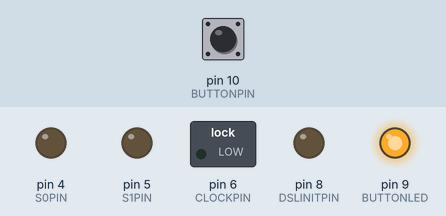
Simulated run of this sketch. Board: Arduino Uno, built with avr-gcc and run on an emulated ATmega328P. Parts: switched loads named in the sketch (green lamp = pin HIGH), output pins drawn as LEDs (lit = HIGH). Inputs (shaded band) come from the test bench; at power-on: pin 10 (BUTTONPIN) LOW. Pins used as bus, display or sensor lines are not drawn; what the sketch prints to the serial monitor is not drawn.

Above: at 1.3 s.
1.4 s: pin 10 (BUTTONPIN) pulled HIGH for 0.15 s
At 2.7 s:
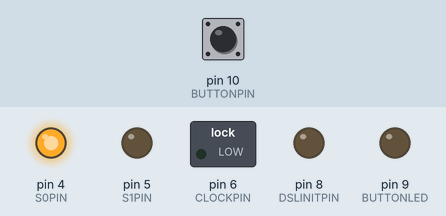
4.5 s: pin 10 (BUTTONPIN) pulled HIGH for 1 s
At 15.0 s:
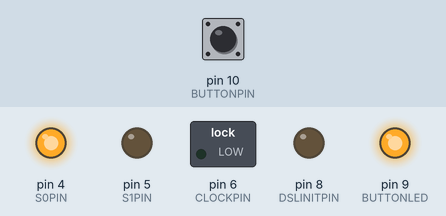
16.1 s: pin 10 (BUTTONPIN) pulled HIGH for 3.2 s
At 28.2 s:
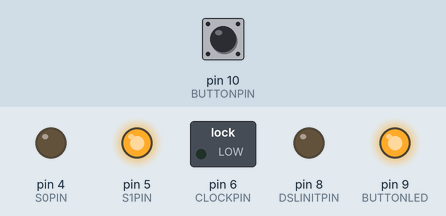
Timing chart, 0 to 29.1 s (numbered marks = the images above; inputs shaded):
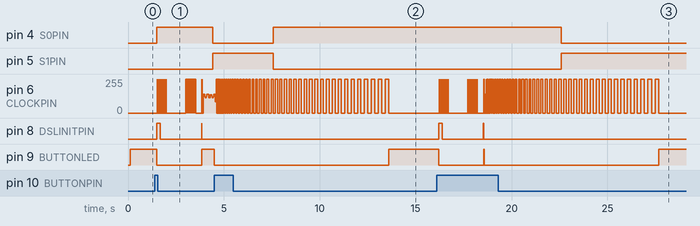

The sketch:

lightgame.ino
```cpp
const int RESETPIN = 7;
const int DSLINITPIN = 8;
const int S0PIN = 4;
const int S1PIN = 5;
const int CLOCKPIN = 6;
const int BUTTONPIN = 10;
const int BUTTONLED = 9;

const int LED_COUNT = 32;
const int INITIAL_DELAY = 9;
const int TIME_DELTA = 4;
const int INITIAL_STEPS = 45;

const int STARTUPCOUNT = 7;

enum States { IDLE, STARTUP, ACTIVE, SLOW };
States state = IDLE;

enum Modes { SKILL, RIG_LOSE, RIG_WIN };
Modes rigMode = SKILL;

enum Color { RED, YELLOW, GREEN, BLUE };
Color rigWinColor;
bool rigLoseColors[4];

unsigned int timeDelay = INITIAL_DELAY;

const int totalLEDs = 31;
int ledPos = 0;
int direction = 1;

int stepsLeft = 0;


void setup() {
  Serial.begin(9600);
  pinMode(RESETPIN, OUTPUT);
  pinMode(DSLINITPIN, OUTPUT);
  pinMode(S0PIN, OUTPUT);
  pinMode(S1PIN, OUTPUT);
  pinMode(CLOCKPIN, OUTPUT);
  pinMode(BUTTONPIN, INPUT);
  pinMode(BUTTONLED, OUTPUT);


  rigMode = SKILL;
  resetGame();
  digitalWrite(BUTTONLED, HIGH);
  Serial.println("READY");
}


void loop() {
  switch(state) {

    case IDLE:
      readInput();
      if (buttonPressed()) {
        //Serial.println("BUTTON");
        resetGame();
        timeDelay = INITIAL_DELAY;
        state = STARTUP;
        digitalWrite(BUTTONLED, LOW);
      }
      break;

    case STARTUP:
      //Serial.println("STARTUP");
      startupSequence();
      ledPos = 0;
      direction = 1;
      state = ACTIVE;
      digitalWrite(BUTTONLED, HIGH);
      //Serial.println("STARTUP FINISHED");
      break;

    case ACTIVE:
      shiftLED();
      if (buttonPressed()) {
        //Serial.println("BUTTON");
        state = SLOW;
        stepsLeft = INITIAL_STEPS + getAdjustment(projectWinningLED(ledPos, direction)) - 1;
        digitalWrite(BUTTONLED, LOW);
        //Serial.println("SLOW");

      }
      break;

    case SLOW:
      shiftLED();
      if (stepsLeft <= 0) {
        state = IDLE;
        digitalWrite(BUTTONLED, HIGH);
        //Serial.println("STOP");
      }
      stepsLeft -= 1;
      timeDelay += TIME_DELTA;
      break;
  }
}

bool buttonPressed() {
  // if (digitalRead(BUTTONPIN)) {
  //   delay(50);
  //   return digitalRead(BUTTONPIN);
  // }
  // return false;
  return digitalRead(BUTTONPIN);
}

void clockPulse() {
  delay(timeDelay);
  digitalWrite(CLOCKPIN, HIGH);
  delay(timeDelay);
  digitalWrite(CLOCKPIN, LOW);
}


void setShiftLeft() {
  digitalWrite(S1PIN, HIGH);
  digitalWrite(S0PIN, LOW);
}

void setShiftRight() {
  digitalWrite(S1PIN, LOW);
  digitalWrite(S0PIN, HIGH);
}


void startupSequence() {
  timeDelay = 13;
  digitalWrite(DSLINITPIN, HIGH);
  setShiftRight();
  for (int i = 0; i < STARTUPCOUNT; i++) {
    clockPulse();
  }
  digitalWrite(DSLINITPIN, LOW);

  for (int i = 0; i < (totalLEDs / 2) - (STARTUPCOUNT / 2); i++) {
    clockPulse();
  }
  delay(1000);
  for (int i = 0; i < (totalLEDs / 2) + (STARTUPCOUNT / 2) + 2; i++) {
    clockPulse();
  }


  delay(200);

  resetGame();
  digitalWrite(DSLINITPIN, HIGH);
  timeDelay = INITIAL_DELAY;

  setShiftRight();
  clockPulse();

  digitalWrite(DSLINITPIN, LOW);
}


void shiftLED() {
  // if (direction == 1) {
  //   setShiftRight();
  // } else {
  //   setShiftLeft();
  // }
  clockPulse();

  ledPos += direction;
  if (ledPos > totalLEDs - 1) {
    direction = -1;
    setShiftLeft();
  } else if (ledPos <= 0) {
    direction = 1;
    setShiftRight();
    ledPos = 0;
  }
}

void resetGame() {
  delay(10);
  digitalWrite(RESETPIN, LOW);
  delay(50);
  digitalWrite(RESETPIN, HIGH);
  delay(50);
}
```

inputs.ino
```cpp
void readInput() {
  if (Serial.available()) {
    String input = Serial.readString();
    input.trim();
    if (input.equalsIgnoreCase("SKILL")) {
      rigMode = SKILL;
      Serial.println("SKILL MODE");
    } else if (input.equalsIgnoreCase("RIG_RED")) {
      rigMode = RIG_WIN;
      rigWinColor = RED;
      Serial.println("RIGGED TO LAND ON RED");
    } else if (input.equalsIgnoreCase("RIG_YELLOW")) {
      rigMode = RIG_WIN;
      rigWinColor = YELLOW;
      Serial.println("RIGGED TO LAND ON YELLOW");
    } else if (input.equalsIgnoreCase("RIG_GREEN")) {
      rigMode = RIG_WIN;
      rigWinColor = GREEN;
      Serial.println("RIGGED TO LAND ON GREEN");
    } else if (input.equalsIgnoreCase("RIG_BLUE")) {
      rigMode = RIG_WIN;
      rigWinColor = BLUE;
      Serial.println("RIGGED TO LAND ON BLUE");
    } else if (input.equalsIgnoreCase("TOGGLE_RED")) {
      rigLoseColors[RED] = !rigLoseColors[RED];
      Serial.print("RED ");
      Serial.println(boolStatus(rigLoseColors[RED]));
    } else if (input.equalsIgnoreCase("TOGGLE_YELLOW")) {
      rigLoseColors[YELLOW] = !rigLoseColors[YELLOW];
      Serial.print("YELLOW ");
      Serial.println(boolStatus(rigLoseColors[YELLOW]));
    } else if (input.equalsIgnoreCase("TOGGLE_GREEN")) {
      rigLoseColors[GREEN] = !rigLoseColors[GREEN];
      Serial.print("GREEN ");
      Serial.println(boolStatus(rigLoseColors[GREEN]));
    } else if (input.equalsIgnoreCase("TOGGLE_BLUE")) {
      rigLoseColors[BLUE] = !rigLoseColors[BLUE];
      Serial.print("BLUE ");
      Serial.println(boolStatus(rigLoseColors[BLUE]));
    } else {
      Serial.println("u stink");
    }

  }
}

String boolStatus(bool b) {
  return b ? "DISABLED" : "ENABLED";
}
```

rigging.ino
```cpp
int projectWinningLED(int current, int direction) {
    //int steps = (FINAL_DELAY - INITIAL_DELAY) / TIME_DELTA;
    int steps = INITIAL_STEPS;

    int period = 2 * (LED_COUNT - 1);

    int S = current + steps * direction;

    S = S % period;
    if (S < 0) {
        S += period;
    }

    if (S > LED_COUNT - 1) {
        S = period - S;
    }

    return S;
}

Color indexToColor(int index) {
    if (index <= 6) return RED;
    else if (index <= 11) return YELLOW;
    else if (index <= 14) return GREEN;
    else if (index <= 16) return BLUE;
    else if (index <= 19) return GREEN;
    else if (index <= 24) return YELLOW;
    else return RED;

}


int getAdjustment(int projection) {
  int adjustment = 0;
  while (true) {
    adjustment += 1;
    if (isViable(projection + adjustment)) return adjustment;
    if (isViable(projection - adjustment)) return -adjustment;

  }

}

bool isViable(int index) {
  Color col = indexToColor(index);

  if (rigMode == RIG_WIN) return col == rigWinColor;

  return !rigLoseColors[col];
}
```

Measured:
- after the input at 1.4 s, pin 4 (S0PIN): LOW → HIGH after 0.11 s, → LOW 2.9 s later; pin 5 (S1PIN): LOW → HIGH after 3.0 s; pin 8 (DSLINITPIN): LOW → HIGH after 0.11 s, → LOW 0.18 s later, → HIGH 2.1 s later, → LOW 0.02 s later; pin 9 (BUTTONLED): HIGH → LOW after 0.11 s, → HIGH 2.3 s later
- after the input at 4.5 s, pin 9 (BUTTONLED): HIGH → LOW at once, → HIGH 9.1 s later
- after the input at 16.1 s, pin 4 (S0PIN): HIGH → LOW after 6.5 s; pin 5 (S1PIN): LOW → HIGH after 6.5 s; pin 8 (DSLINITPIN): LOW → HIGH after 0.11 s, → LOW 0.18 s later, → HIGH 2.1 s later, → LOW 0.02 s later; pin 9 (BUTTONLED): HIGH → LOW after 0.11 s, → HIGH 2.3 s later, → LOW 0.02 s later, → HIGH 9.1 s later
